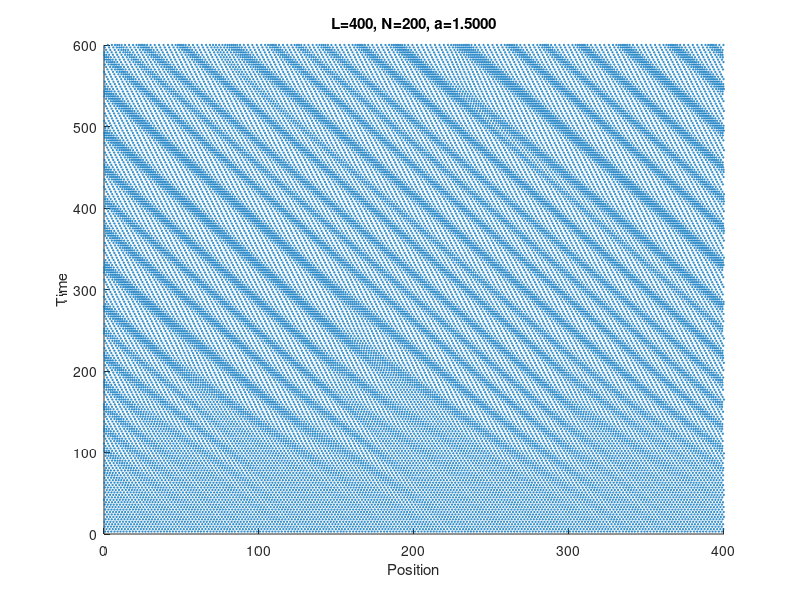

Recreate this plot in MATLAB.
% LQR-based traffic smoothing.

function test_traffic_lqr
global a
%rng('default')

close all

count=0;
%as=linspace(1,2,3);
while count<1%numel(as)
  %a=as(count+1);
  [x,status]=init;
  if status~=-1
    run(x)
    count=count+1;
  end
end

% init;
% roa;

%=~=~=~=~=~=~=~=~=~=~=~=~=~=~=~=~=~=~=~=~=~=~=~=~=~=~=~=~=~=~=~=~=~=~=~=~=~
function [x,status]=init
global n_cars L a vmax active
status=0;
a=1.5;

% rng('default');

vmax=1;
n_cars=200;
L=400;

pos=flipud(linspace(L/n_cars,L,n_cars)');
pert=0.1*L/n_cars*(2*rand(n_cars,1)-1);
%pert=0.3*L/n_cars*(rand(n_cars,1)<0.01);
pos=pos+pert;

vel=vopt(xtod(pos));
%pert=0.3*L/n_cars*(rand(n_cars,1)<0.01);
vel=vel+pert;
x=[pos;vel];
%x=[pos;zeros(n_cars,1)];
%x(floor(1.1*n_cars))=1;

%car_ind=2:n_cars;
%active=car_ind(rand(1,n_cars-1)<0.1);
%active=[1:50:n_cars];
active=[];

%=~=~=~=~=~=~=~=~=~=~=~=~=~=~=~=~=~=~=~=~=~=~=~=~=~=~=~=~=~=~=~=~=~=~=~=~=~
function run(x)
global n_cars tidx L a
% Boundary for plotting
dt=0.3;
figure
iter=2000;
skip=10;
time_evol=zeros(n_cars*floor(iter/skip),2);
for tidx=1:iter
  xdot=dynamics(x);
  if ~mod(tidx,skip)
    %plot_cars(x,xdot);
    time_evol(n_cars*(tidx/skip-1)+1:n_cars*(tidx/skip),:)=horzcat(mod(x(1:n_cars),L),tidx*dt*ones(n_cars,1));
  end
  
  % Runge-Kutta integration.
  xdotk1=dynamics(x);
  xt=x+dt*xdotk1*0.5;
  
  xdotk2=dynamics(xt);
  xt=x+xdotk2*dt*0.5;
  
  xdotk3=dynamics(xt);
  xt=x+xdotk3*dt;
  
  xdotk4=dynamics(xt);
  x=x+(xdotk1+2*xdotk2+2*xdotk3+xdotk4)/6*dt;
end

scatter(time_evol(:,1),time_evol(:,2),'ks','SizeData',1);
title(sprintf('L=%d, N=%d, a=%.4f',L,n_cars,a));
xlabel('Position')
ylabel('Time')
set(gcf,'Position',[200,200,400,300]);

%=~=~=~=~=~=~=~=~=~=~=~=~=~=~=~=~=~=~=~=~=~=~=~=~=~=~=~=~=~=~=~=~=~=~=~=~=~
function xdot=dynamics(x)
global n_cars a active
xdot=zeros(2*n_cars,1);
d=xtod(x);
xdot(1:n_cars)=x(n_cars+1:2*n_cars);
xdot(n_cars+1:2*n_cars)=a*(vopt(d)-x(n_cars+1:2*n_cars));
% Linear PD
% xdot(active+n_cars)=0.001*(x(active-1)-x(active)-1*x(n_cars+active))+0.001*(x(active+n_cars-1)-x(active+n_cars));
% Nonlinear: Pretend there is less headway (be more conservative)
xdot(n_cars+active)=a*(vopt(d(active).^0.5)-x(n_cars+active));

%=~=~=~=~=~=~=~=~=~=~=~=~=~=~=~=~=~=~=~=~=~=~=~=~=~=~=~=~=~=~=~=~=~=~=~=~=~
function d=xtod(x)
global L n_cars
d=[x(n_cars)-x(1)+L;x(1:n_cars-1)-x(2:n_cars)];

%=~=~=~=~=~=~=~=~=~=~=~=~=~=~=~=~=~=~=~=~=~=~=~=~=~=~=~=~=~=~=~=~=~=~=~=~=~
function v=vopt(h)
global vmax L n_cars
v=zeros(size(h));
%v(h>1)=vmax*(h(h>1)-1).^3./(1+(h(h>1)-1).^3);
%v(h>1)=vmax*(h(h>1)-1).^3./h(h>1).^3;
v=vmax*(tanh(h-2)+tanh(2));

%=~=~=~=~=~=~=~=~=~=~=~=~=~=~=~=~=~=~=~=~=~=~=~=~=~=~=~=~=~=~=~=~=~=~=~=~=~
function roa
global n_cars a
f=1;
A=zeros(n_cars*2);
A(1,1+n_cars)=1;
A(1+n_cars,n_cars)=a*f;
A(1+n_cars,1)=-a*f;
A(1+n_cars,1+n_cars)=-a;
for i=2:n_cars
  A(i,i+n_cars)=1;
  A(i+n_cars,i-1)=a*f;
  A(i+n_cars,i)=-a*f;
  A(i+n_cars,i+n_cars)=-a;
end

P=lyap(A,eye(2*n_cars));
max(P(:))
res=50;
[X,Y]=meshgrid(linspace(-13,13,res),linspace(-13,13,res));
x=[reshape(X,1,numel(X));reshape(Y,1,numel(Y))];
for i=1:50;
  l=ceil(rand*2*n_cars);
  m=ceil(rand*2*n_cars);
  V=diag(x'*P([l,m],[l,m])*x);
  V=reshape(V,res,res);
  imagesc(V)
  colorbar;
  pause;
end


%=~=~=~=~=~=~=~=~=~=~=~=~=~=~=~=~=~=~=~=~=~=~=~=~=~=~=~=~=~=~=~=~=~=~=~=~=~
function plot_cars(x,xdot)
global n_cars L tidx active

subplot(4,2,[1,3,5,7])
  radius=L/(2*pi);
  thetas=x(1:n_cars)/radius;
  scatter(radius*cos(thetas),radius*sin(thetas),linspace(10,80,n_cars),linspace(1,32,n_cars),'filled');
  colormap('cool')
  hold on
  for aidx=active
    scatter(radius*cos(thetas(aidx)),radius*sin(thetas(aidx)),'ro','SizeData',25,'MarkerEdgeColor','r','MarkerFaceColor','r');
  end
  hold off
  % hold on
  % scatter(radius*cos(theta_goals),radius*sin(theta_goals),5,'k','filled');
  hold off
  axis square
  xlim([-radius,radius])
  ylim([-radius,radius])
  title(sprintf('Cars %d',tidx))

subplot(422)
%stem(xtod(x(1:n_cars)),'k')
plot(xtod(x(1:n_cars)),'k')
title('Spacings')

subplot(424)
%stem(x(1:n_cars),'k')
plot(x(1:n_cars),'k')
title('Positions')

subplot(426)
%stem(x(n_cars+1:2*n_cars),'k')
plot(x(n_cars+1:2*n_cars),'k')
title('Velocities')

subplot(428)
%stem(xdot(n_cars+1:2*n_cars),'k')
plot(xdot(n_cars+1:2*n_cars),'k')
title('Accelerations')

drawnow;
set(gcf,'Position',[100,100,1000,500]);
pause(0.01)
